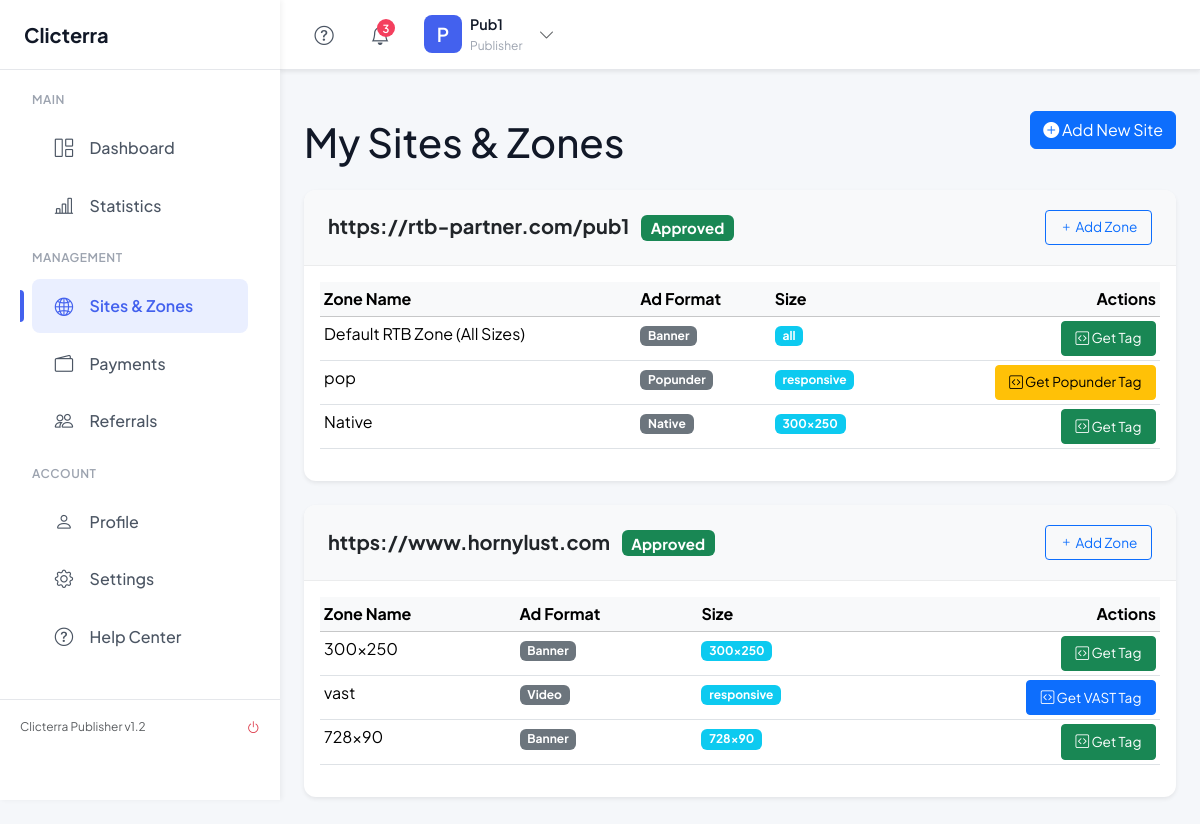
The page /publisher/sites.php (signed in) on the database its author committed.
### tables this page shows
CREATE TABLE `sites` (
  `id` int(11) NOT NULL,
  `user_id` int(11) NOT NULL,
  `category_id` int(11) NOT NULL,
  `url` varchar(255) NOT NULL,
  `status` enum('pending','approved','rejected') DEFAULT 'pending',
  `created_at` timestamp NULL DEFAULT current_timestamp()
);

CREATE TABLE `zones` (
  `id` int(11) NOT NULL,
  `site_id` int(11) NOT NULL,
  `ad_format_id` int(11) NOT NULL,
  `name` varchar(150) NOT NULL,
  `size` varchar(50) NOT NULL,
  `external_tag_id` varchar(255) DEFAULT NULL,
  `created_at` timestamp NULL DEFAULT current_timestamp()
);

CREATE TABLE `ad_formats` (
  `id` int(11) NOT NULL,
  `name` varchar(100) NOT NULL,
  `status` tinyint(1) NOT NULL DEFAULT 1
);

### includes/settings.php (called while the page is built, shortened)
<?php
function get_setting($key, $conn = null) {
    static $settings = null;
    if ($settings === null && $conn) {
        $settings = [];
        $result = $conn->query("SELECT setting_key, setting_value FROM settings");
        if ($result) {
            while ($row = $result->fetch_assoc()) {
                $settings[$row['setting_key']] = $row['setting_value'];
            }
        }
    }
    return $settings[$key] ?? null;
}

### publisher/sites.php (the view, shortened to what this page needs)
<?php
require_once __DIR__ . '/init.php';
$publisher_id = $_SESSION['publisher_id'];
$sites_result = $conn->query("SELECT id, url, status FROM sites WHERE user_id = {$publisher_id} ORDER BY created_at DESC");
$base_ad_server_url = get_setting('ad_server_domain', $conn);
?>
<?php require_once __DIR__ . '/templates/header.php'; ?>
<div class="d-flex justify-content-between align-items-center mb-4">
    <h1 class="mt-4 mb-0">My Sites & Zones</h1>
    <button class="btn btn-primary" data-bs-toggle="modal" data-bs-target="#addSiteModal">
        <i class="bi bi-plus-circle-fill"></i> Add New Site
    </button>
</div>
<?php if ($sites_result && $sites_result->num_rows > 0): mysqli_data_seek($sites_result, 0); while($site = $sites_result->fetch_assoc()): ?>
    <div class="card shadow-sm mb-4">
        <div class="card-header bg-light d-flex justify-content-between align-items-center">
            <h5 class="mb-0">
                <a href="<?php echo htmlspecialchars($site['url']); ?>" target="_blank" class="text-decoration-none text-dark fw-bold"><?php echo htmlspecialchars($site['url']); ?></a>
                <?php $status_class = ['approved'=>'success','rejected'=>'danger','pending'=>'warning text-dark'][$site['status']] ?? 'secondary'; ?>
                <span class="ms-2 badge bg-<?php echo $status_class; ?>"><?php echo ucfirst($site['status']); ?></span>
            </h5>
            <?php if ($site['status'] == 'approved'): ?>
                <button class="btn btn-sm btn-outline-primary add-zone-btn" data-bs-toggle="modal" data-bs-target="#addZoneModal" data-site-id="<?php echo $site['id']; ?>">
                    <i class="bi bi-plus"></i> Add Zone
                </button>
            <?php endif; ?>
        </div>
        <div class="card-body">
            <?php if ($site['status'] == 'approved'): ?>
                <?php
                    $zones_sql = "SELECT z.id, z.name, z.size, af.name as ad_format_name FROM zones z LEFT JOIN ad_formats af ON z.ad_format_id = af.id WHERE z.site_id = ?";
                    $stmt_zones = $conn->prepare($zones_sql);
                    $stmt_zones->bind_param("i", $site['id']);
                    $stmt_zones->execute();
                    $zones_result = $stmt_zones->get_result();
                ?>
                <div class="table-responsive">
                    <table class="table table-hover table-sm">
                        <thead class="table-light"><tr><th>Zone Name</th><th>Ad Format</th><th>Size</th><th class="text-end">Actions</th></tr></thead>
                        <tbody>
                            <?php if ($zones_result->num_rows > 0): while($zone = $zones_result->fetch_assoc()): ?>
                            <tr>
                                <td><?php echo htmlspecialchars($zone['name']); ?></td>
                                <td><span class="badge bg-secondary"><?php echo htmlspecialchars($zone['ad_format_name'] ?? 'N/A'); ?></span></td>
                                <td><span class="badge bg-info"><?php echo $zone['size']; ?></span></td>
                                <td class="text-end">
                                    <?php
                                        $format_name = strtolower($zone['ad_format_name'] ?? '');
                                        if ($format_name === 'video'):
                                    ?>
                                        <button class="btn btn-sm btn-primary get-vast-tag-btn" data-bs-toggle="modal" data-bs-target="#getVastTagModal" data-zone-id="<?php echo $zone['id']; ?>">
                                            <i class="bi bi-code-square"></i> Get VAST Tag
                                        </button>
                                    <?php elseif ($format_name === 'popunder'):  ?>
                                        <button class="btn btn-sm btn-warning get-popunder-tag-btn" data-bs-toggle="modal" data-bs-target="#getPopunderTagModal" data-zone-id="<?php echo $zone['id']; ?>">
                                            <i class="bi bi-code-square"></i> Get Popunder Tag
                                        </button>
                                    <?php else:  ?>
                                        <button class="btn btn-sm btn-success get-tag-btn" data-bs-toggle="modal" data-bs-target="#getTagModal" data-zone-id="<?php echo $zone['id']; ?>">
                                            <i class="bi bi-code-square"></i> Get Tag
                                        </button>
                                    <?php endif; ?>
                                </td>
                            </tr>
                            <?php endwhile; else: ?>
                            <tr><td colspan="4" class="text-center text-muted p-3">No zones configured for this site. Click 'Add Zone' to create one.</td></tr>
                            <?php endif; ?>
                        </tbody>
                    </table>
                </div>
            <?php elseif ($site['status'] == 'pending'): ?>
                <p class="text-muted mb-0">This site is awaiting approval. You can add zones after it has been approved by an administrator.</p>
            <?php else:  ?>
                 <p class="text-danger mb-0">This site was rejected. Please contact support for more information.</p>
            <?php endif; ?>
        </div>
    </div>
<?php endwhile; else: ?>
    <div class="alert alert-info">You have not submitted any sites yet. Click "Add New Site" to get started.</div>
<?php endif; ?>
<?php
require_once __DIR__ . '/templates/footer.php';
?>

### publisher/templates/header.php (shortened to what this page needs)
<?php
require_once __DIR__ . '/../init.php';
$userInitial = strtoupper(substr($_SESSION['publisher_username'] ?? 'U', 0, 1));
?>
<!DOCTYPE html>
<html lang="en">
<head>
    <link href="https://cdn.jsdelivr.net/npm/bootstrap@5.3.3/dist/css/bootstrap.min.css" rel="stylesheet">
    <link rel="stylesheet" href="https://cdn.jsdelivr.net/npm/bootstrap-icons@1.11.3/font/bootstrap-icons.min.css">
    <link rel="stylesheet" href="assets/css/style.css">
</head>
<body>
    <div class="wrapper">
        <?php require_once __DIR__ . '/sidebar.php'; ?>
        <div class="main-content" id="main-content">
            <header class="top-header shadow-sm">
                <div class="header-actions">
                    <div class="header-nav-item">
                        <button class="nav-link" title="Help & Support">
                            <i class="bi bi-question-circle"></i>
                        </button>
                    </div>
                    <div class="header-nav-item">
                        <button class="nav-link" title="Notifications">
                            <span class="notification-badge">3</span>
                        </button>
                    </div>
                    <div class="dropdown">
                        <div class="user-dropdown" data-bs-toggle="dropdown" aria-expanded="false">
                            <div class="user-avatar">
                                <?php echo $userInitial; ?>
                            </div>
                            <div class="user-info d-none d-sm-flex">
                                <span class="user-name"><?php echo htmlspecialchars($_SESSION['publisher_username']); ?></span>
                                <span class="user-role">Publisher</span>
                            </div>
                            <i class="bi bi-chevron-down ms-2 text-muted"></i>
                        </div>
                    </div>
                </div>
            </header>
            <main class="content">

### publisher/templates/sidebar.php (shortened to what this page needs)
<?php
$current_page = basename($_SERVER['PHP_SELF']);
?>
<aside class="sidebar" id="sidebar">
    <div class="sidebar-header">
        <a href="dashboard.php" class="sidebar-brand">
             <?php
                $logo_path = get_setting('site_logo', $conn);
                $logo_display_path = '../' . $logo_path;
                if ($logo_path && file_exists(__DIR__ . '/../../' . $logo_path)) {
                    echo '<img src="' . htmlspecialchars($logo_display_path) . '" alt="Site Logo">';
                } else {
                    echo '<span>Clicterra</span>';
                }
            ?>
        </a>
    </div>
    <div class="sidebar-body">
        <div class="sidebar-section">
            <div class="sidebar-section-title">Main</div>
            <ul class="sidebar-nav">
                <li class="sidebar-item">
                    <a href="dashboard.php" class="sidebar-link <?php if($current_page == 'dashboard.php') echo 'active'; ?>">
                        <i class="bi bi-grid-1x2"></i>
                        <span>Dashboard</span>
                    </a>
                </li>
                <li class="sidebar-item">
                    <a href="statistics.php" class="sidebar-link <?php if($current_page == 'statistics.php') echo 'active'; ?>">
                        <i class="bi bi-bar-chart-line"></i>
                        <span>Statistics</span>
                    </a>
                </li>
            </ul>
        </div>
        <div class="sidebar-section">
            <div class="sidebar-section-title">Management</div>
            <ul class="sidebar-nav">
                <li class="sidebar-item">
                    <a href="sites.php" class="sidebar-link <?php if($current_page == 'sites.php') echo 'active'; ?>">
                        <i class="bi bi-globe2"></i>
                        <span>Sites & Zones</span>
                    </a>
                </li>
                <li class="sidebar-item">
                    <a href="withdraw.php" class="sidebar-link <?php if($current_page == 'withdraw.php') echo 'active'; ?>">
                        <i class="bi bi-wallet2"></i>
                        <span>Payments</span>
                    </a>
                </li>
                <li class="sidebar-item">
                    <a href="referrals.php" class="sidebar-link <?php if($current_page == 'referrals.php') echo 'active'; ?>">
                        <i class="bi bi-people"></i>
                        <span>Referrals</span>
                    </a>
                </li>
            </ul>
        </div>
        <div class="sidebar-section">
            <div class="sidebar-section-title">Account</div>
            <ul class="sidebar-nav">
                <li class="sidebar-item">
                    <a href="account.php" class="sidebar-link <?php if($current_page == 'account.php') echo 'active'; ?>">
                        <i class="bi bi-person"></i>
                        <span>Profile</span>
                    </a>
                </li>
                <li class="sidebar-item">
                    <a href="settings.php" class="sidebar-link <?php if($current_page == 'settings.php') echo 'active'; ?>">
                        <i class="bi bi-gear"></i>
                        <span>Settings</span>
                    </a>
                </li>
                <li class="sidebar-item">
                    <a href="support.php" class="sidebar-link <?php if($current_page == 'support.php') echo 'active'; ?>">
                        <i class="bi bi-question-circle"></i>
                        <span>Help Center</span>
                    </a>
                </li>
            </ul>
        </div>
    </div>
    <div class="sidebar-footer">
        <div class="d-flex align-items-center justify-content-between">
            <small class="text-muted">Clicterra Publisher v1.2</small>
            <a href="logout.php" class="text-danger" title="Logout">
                <i class="bi bi-power"></i>
            </a>
        </div>
    </div>
</aside>

### publisher/templates/footer.php (shortened to what this page needs)
            </main>
        </div>
    </div>
</body>
</html>

### rows shown on the page
sites: url "https://rtb-partner.com/pub1", status "Approved"
zones: name "Default RTB Zone (All Sizes)", ad_format.name "Banner", size "all"
zones: name "pop", ad_format.name "Popunder", size "responsive"
zones: name "Native", ad_format.name "Native", size "300x250"
sites: url "https://www.hornylust.com", status "Approved"
zones: name "300x250", ad_format.name "Banner", size "300x250"
zones: name "vast", ad_format.name "Video", size "responsive"
zones: name "728x90", ad_format.name "Banner", size "728x90"

### other values the page prints
$userInitial "P"
$_SESSION['publisher_username'] "Pub1"
